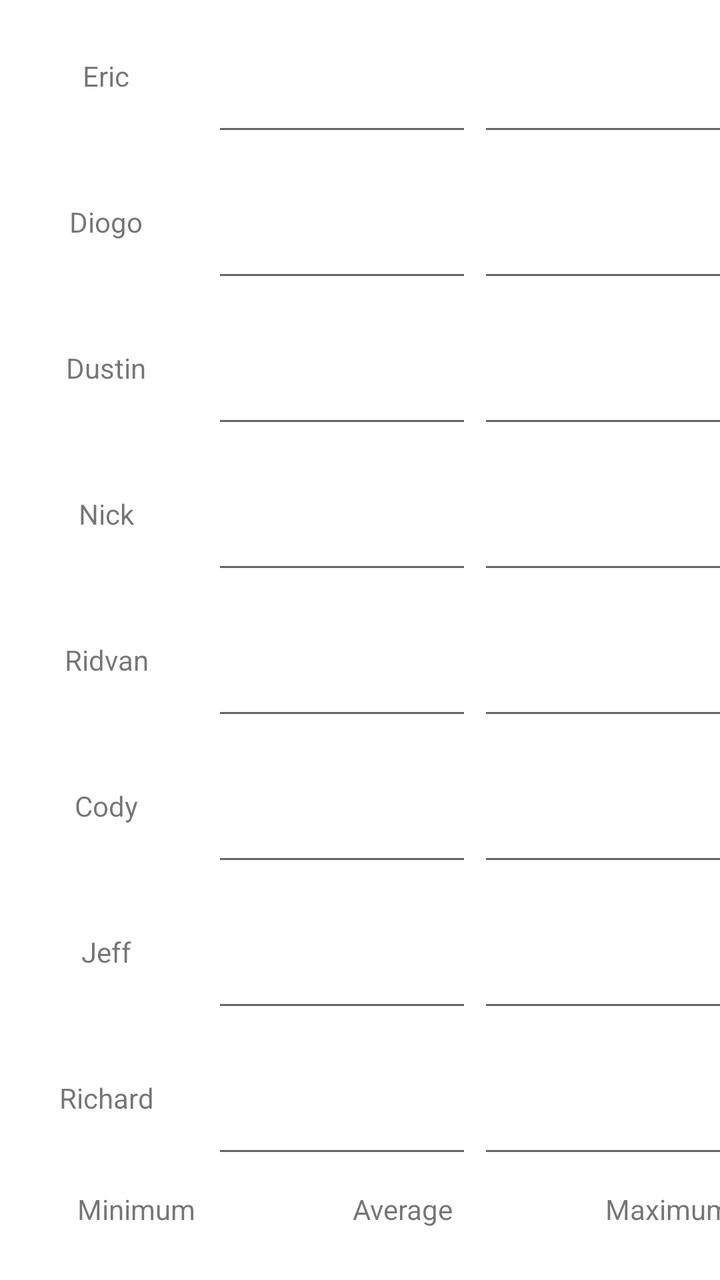
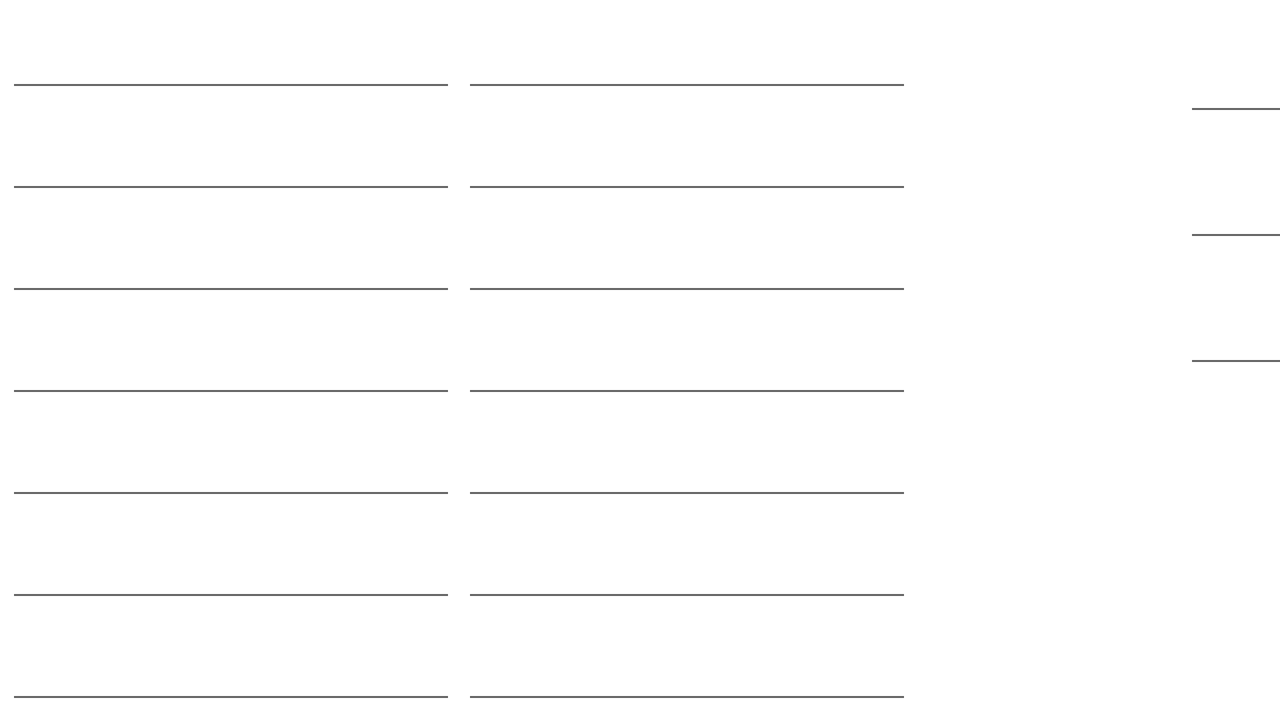

The same Android screen from two of the app's own layout files: first res/layout/ as a phone draws it, then the repository's variant for another configuration, drawn on a device whose configuration selects that folder. Both files follow.
<!-- AndroidManifest.xml: fallback theme Theme.MaterialComponents.DayNight.NoActionBar -->
<!-- res/layout/normal.xml -->
<?xml version="1.0" encoding="utf-8"?>
<androidx.constraintlayout.widget.ConstraintLayout xmlns:android="http://schemas.android.com/apk/res/android"
    xmlns:app="http://schemas.android.com/apk/res-auto"
    xmlns:tools="http://schemas.android.com/tools"
    android:id="@+id/linearLayout"
    android:layout_width="match_parent"
    android:layout_height="match_parent">

    <TextView
        android:id="@+id/player1Text"
        android:layout_width="100dp"
        android:layout_height="70dp"
        android:layout_margin="3dp"
        android:singleLine="true"
        android:textAlignment="center"
        android:gravity="center"
        android:text="Eric"
        app:layout_constraintStart_toStartOf="parent"
        app:layout_constraintTop_toTopOf="parent" />

    <EditText
        android:id="@+id/player1Min"
        android:layout_width="130dp"
        android:layout_height="70dp"
        android:layout_margin="3dp"
        android:autofillHints=""
        android:baselineAligned="false"
        android:inputType="number"
        android:singleLine="true"
        android:textAlignment="center"
        android:gravity="center"
        app:layout_constraintStart_toEndOf="@+id/player1Text"
        app:layout_constraintTop_toTopOf="parent"
        tools:ignore="LabelFor,SpeakableTextPresentCheck" />

    <EditText
        android:id="@+id/player1Max"
        android:layout_width="130dp"
        android:layout_height="70dp"
        android:layout_margin="3dp"
        android:autofillHints=""
        android:baselineAligned="false"
        android:inputType="number"
        android:singleLine="true"
        android:textAlignment="center"
        android:gravity="center"
        app:layout_constraintStart_toEndOf="@+id/player1Min"
        app:layout_constraintTop_toTopOf="parent"
        tools:ignore="LabelFor,SpeakableTextPresentCheck" />

    <TextView
        android:id="@+id/player2Text"
        android:layout_width="100dp"
        android:layout_height="70dp"
        android:layout_margin="3dp"
        android:singleLine="true"
        android:textAlignment="center"
        android:gravity="center"
        android:text="Diogo"
        app:layout_constraintStart_toStartOf="parent"
        app:layout_constraintTop_toBottomOf="@+id/player1Text" />

    <EditText
        android:id="@+id/player2Min"
        android:layout_width="130dp"
        android:layout_height="70dp"
        android:layout_margin="3dp"
        android:autofillHints=""
        android:baselineAligned="false"
        android:inputType="number"
        android:singleLine="true"
        android:textAlignment="center"
        android:gravity="center"
        app:layout_constraintStart_toEndOf="@+id/player2Text"
        app:layout_constraintTop_toBottomOf="@+id/player1Min"
        tools:ignore="LabelFor,SpeakableTextPresentCheck" />

    <EditText
        android:id="@+id/player2Max"
        android:layout_width="130dp"
        android:layout_height="70dp"
        android:layout_margin="3dp"
        android:autofillHints=""
        android:baselineAligned="false"
        android:inputType="number"
        android:singleLine="true"
        android:textAlignment="center"
        android:gravity="center"
        app:layout_constraintStart_toEndOf="@+id/player2Min"
        app:layout_constraintTop_toBottomOf="@+id/player1Max"
        tools:ignore="LabelFor,SpeakableTextPresentCheck" />

    <TextView
        android:id="@+id/player3Text"
        android:layout_width="100dp"
        android:layout_height="70dp"
        android:layout_margin="3dp"
        android:singleLine="true"
        android:textAlignment="center"
        android:gravity="center"
        android:text="Dustin"
        app:layout_constraintStart_toStartOf="parent"
        app:layout_constraintTop_toBottomOf="@+id/player2Text" />

    <EditText
        android:id="@+id/player3Min"
        android:layout_width="130dp"
        android:layout_height="70dp"
        android:layout_margin="3dp"
        android:autofillHints=""
        android:baselineAligned="false"
        android:inputType="number"
        android:singleLine="true"
        android:textAlignment="center"
        android:gravity="center"
        app:layout_constraintStart_toEndOf="@+id/player3Text"
        app:layout_constraintTop_toBottomOf="@+id/player2Min"
        tools:ignore="LabelFor,SpeakableTextPresentCheck" />

    <EditText
        android:id="@+id/player3Max"
        android:layout_width="130dp"
        android:layout_height="70dp"
        android:layout_margin="3dp"
        android:autofillHints=""
        android:baselineAligned="false"
        android:inputType="number"
        android:singleLine="true"
        android:textAlignment="center"
        android:gravity="center"
        app:layout_constraintStart_toEndOf="@+id/player3Min"
        app:layout_constraintTop_toBottomOf="@+id/player2Max"
        tools:ignore="LabelFor,SpeakableTextPresentCheck" />

    <TextView
        android:id="@+id/player4Text"
        android:layout_width="100dp"
        android:layout_height="70dp"
        android:layout_margin="3dp"
        android:singleLine="true"
        android:textAlignment="center"
        android:gravity="center"
        android:text="Nick"
        app:layout_constraintStart_toStartOf="parent"
        app:layout_constraintTop_toBottomOf="@+id/player3Text" />

    <EditText
        android:id="@+id/player4Min"
        android:layout_width="130dp"
        android:layout_height="70dp"
        android:layout_margin="3dp"
        android:autofillHints=""
        android:baselineAligned="false"
        android:inputType="number"
        android:singleLine="true"
        android:textAlignment="center"
        android:gravity="center"
        app:layout_constraintStart_toEndOf="@+id/player4Text"
        app:layout_constraintTop_toBottomOf="@+id/player3Min"
        tools:ignore="LabelFor,SpeakableTextPresentCheck" />

    <EditText
        android:id="@+id/player4Max"
        android:layout_width="130dp"
        android:layout_height="70dp"
        android:layout_margin="3dp"
        android:autofillHints=""
        android:baselineAligned="false"
        android:inputType="number"
        android:singleLine="true"
        android:textAlignment="center"
        android:gravity="center"
        app:layout_constraintStart_toEndOf="@+id/player4Min"
        app:layout_constraintTop_toBottomOf="@+id/player3Max"
        tools:ignore="LabelFor,SpeakableTextPresentCheck" />

    <TextView
        android:id="@+id/player5Text"
        android:layout_width="100dp"
        android:layout_height="70dp"
        android:layout_margin="3dp"
        android:singleLine="true"
        android:textAlignment="center"
        android:gravity="center"
        android:text="Ridvan"
        app:layout_constraintStart_toStartOf="parent"
        app:layout_constraintTop_toBottomOf="@+id/player4Text" />

    <EditText
        android:id="@+id/player5Min"
        android:layout_width="130dp"
        android:layout_height="70dp"
        android:layout_margin="3dp"
        android:autofillHints=""
        android:baselineAligned="false"
        android:inputType="number"
        android:singleLine="true"
        android:textAlignment="center"
        android:gravity="center"
        app:layout_constraintStart_toEndOf="@+id/player5Text"
        app:layout_constraintTop_toBottomOf="@+id/player4Min"
        tools:ignore="LabelFor,SpeakableTextPresentCheck" />

    <EditText
        android:id="@+id/player5Max"
        android:layout_width="130dp"
        android:layout_height="70dp"
        android:layout_margin="3dp"
        android:autofillHints=""
        android:baselineAligned="false"
        android:inputType="number"
        android:singleLine="true"
        android:textAlignment="center"
        android:gravity="center"
        app:layout_constraintStart_toEndOf="@+id/player5Min"
        app:layout_constraintTop_toBottomOf="@+id/player4Max"
        tools:ignore="LabelFor,SpeakableTextPresentCheck" />

    <TextView
        android:id="@+id/player6Text"
        android:layout_width="100dp"
        android:layout_height="70dp"
        android:layout_margin="3dp"
        android:singleLine="true"
        android:textAlignment="center"
        android:gravity="center"
        android:text="Cody"
        app:layout_constraintStart_toStartOf="parent"
        app:layout_constraintTop_toBottomOf="@+id/player5Text" />

    <EditText
        android:id="@+id/player6Min"
        android:layout_width="130dp"
        android:layout_height="70dp"
        android:layout_margin="3dp"
        android:autofillHints=""
        android:baselineAligned="false"
        android:inputType="number"
        android:singleLine="true"
        android:textAlignment="center"
        android:gravity="center"
        app:layout_constraintStart_toEndOf="@+id/player6Text"
        app:layout_constraintTop_toBottomOf="@+id/player5Min"
        tools:ignore="LabelFor,SpeakableTextPresentCheck" />

    <EditText
        android:id="@+id/player6Max"
        android:layout_width="130dp"
        android:layout_height="70dp"
        android:layout_margin="3dp"
        android:autofillHints=""
        android:baselineAligned="false"
        android:inputType="number"
        android:singleLine="true"
        android:textAlignment="center"
        android:gravity="center"
        app:layout_constraintStart_toEndOf="@+id/player6Min"
        app:layout_constraintTop_toBottomOf="@+id/player5Max"
        tools:ignore="LabelFor,SpeakableTextPresentCheck" />

    <TextView
        android:id="@+id/player7Text"
        android:layout_width="100dp"
        android:layout_height="70dp"
        android:layout_margin="3dp"
        android:singleLine="true"
        android:textAlignment="center"
        android:gravity="center"
        android:text="Jeff"
        app:layout_constraintStart_toStartOf="parent"
        app:layout_constraintTop_toBottomOf="@+id/player6Text" />

    <EditText
        android:id="@+id/player7Min"
        android:layout_width="130dp"
        android:layout_height="70dp"
        android:layout_margin="3dp"
        android:autofillHints=""
        android:baselineAligned="false"
        android:inputType="number"
        android:singleLine="true"
        android:textAlignment="center"
        android:gravity="center"
        app:layout_constraintStart_toEndOf="@+id/player7Text"
        app:layout_constraintTop_toBottomOf="@+id/player6Min"
        tools:ignore="LabelFor,SpeakableTextPresentCheck" />

    <EditText
        android:id="@+id/player7Max"
        android:layout_width="130dp"
        android:layout_height="70dp"
        android:layout_margin="3dp"
        android:autofillHints=""
        android:baselineAligned="false"
        android:inputType="number"
        android:singleLine="true"
        android:textAlignment="center"
        android:gravity="center"
        app:layout_constraintStart_toEndOf="@+id/player7Min"
        app:layout_constraintTop_toBottomOf="@+id/player6Max"
        tools:ignore="LabelFor,SpeakableTextPresentCheck" />

    <TextView
        android:id="@+id/player8Text"
        android:layout_width="100dp"
        android:layout_height="70dp"
        android:layout_margin="3dp"
        android:singleLine="true"
        android:textAlignment="center"
        android:gravity="center"
        android:text="Richard"
        app:layout_constraintStart_toStartOf="parent"
        app:layout_constraintTop_toBottomOf="@+id/player7Text" />

    <EditText
        android:id="@+id/player8Min"
        android:layout_width="130dp"
        android:layout_height="70dp"
        android:layout_margin="3dp"
        android:autofillHints=""
        android:baselineAligned="false"
        android:inputType="number"
        android:singleLine="true"
        android:textAlignment="center"
        android:gravity="center"
        app:layout_constraintStart_toEndOf="@+id/player8Text"
        app:layout_constraintTop_toBottomOf="@+id/player7Min"
        tools:ignore="LabelFor,SpeakableTextPresentCheck" />

    <EditText
        android:id="@+id/player8Max"
        android:layout_width="130dp"
        android:layout_height="70dp"
        android:layout_margin="3dp"
        android:autofillHints=""
        android:baselineAligned="false"
        android:inputType="number"
        android:singleLine="true"
        android:textAlignment="center"
        android:gravity="center"
        app:layout_constraintStart_toEndOf="@+id/player8Min"
        app:layout_constraintTop_toBottomOf="@+id/player7Max"
        tools:ignore="LabelFor,SpeakableTextPresentCheck" />

    <TextView
        android:id="@+id/totalMinText"
        android:layout_width="130dp"
        android:layout_height="35dp"
        android:layout_margin="3dp"
        android:singleLine="true"
        android:textAlignment="center"
        android:gravity="center"
        android:text="Minimum"
        app:layout_constraintStart_toStartOf="parent"
        app:layout_constraintTop_toBottomOf="@+id/player8Min" />

    <EditText
        android:id="@+id/totalMin"
        android:layout_width="130dp"
        android:layout_height="50dp"
        android:layout_margin="3dp"
        android:autofillHints=""
        android:singleLine="true"
        android:inputType="none"
        android:textAlignment="center"
        android:gravity="center"
        app:layout_constraintStart_toStartOf="parent"
        app:layout_constraintTop_toBottomOf="@+id/totalMinText"
        tools:ignore="LabelFor,SpeakableTextPresentCheck" />

    <TextView
        android:id="@+id/totalAvgText"
        android:layout_width="130dp"
        android:layout_height="35dp"
        android:layout_margin="3dp"
        android:singleLine="true"
        android:textAlignment="center"
        android:gravity="center"
        android:text="Average"
        app:layout_constraintStart_toEndOf="@+id/totalMinText"
        app:layout_constraintTop_toBottomOf="@+id/player8Min" />

    <EditText
        android:id="@+id/totalAvg"
        android:layout_width="130dp"
        android:layout_height="50dp"
        android:layout_margin="3dp"
        android:autofillHints=""
        android:singleLine="true"
        android:inputType="none"
        android:textAlignment="center"
        android:gravity="center"
        app:layout_constraintStart_toEndOf="@+id/totalMin"
        app:layout_constraintTop_toBottomOf="@+id/totalAvgText"
        tools:ignore="LabelFor,SpeakableTextPresentCheck" />

    <TextView
        android:id="@+id/totalMaxText"
        android:layout_width="130dp"
        android:layout_height="35dp"
        android:layout_margin="3dp"
        android:singleLine="true"
        android:textAlignment="center"
        android:gravity="center"
        android:text="Maximum"
        app:layout_constraintStart_toEndOf="@+id/totalAvgText"
        app:layout_constraintTop_toBottomOf="@+id/player8Max" />

    <EditText
        android:id="@+id/totalMax"
        android:layout_width="130dp"
        android:layout_height="50dp"
        android:layout_margin="3dp"
        android:autofillHints=""
        android:singleLine="true"
        android:inputType="none"
        android:textAlignment="center"
        android:gravity="center"
        app:layout_constraintStart_toEndOf="@+id/totalAvg"
        app:layout_constraintTop_toBottomOf="@+id/totalMaxText"
        tools:ignore="LabelFor,SpeakableTextPresentCheck" />

</androidx.constraintlayout.widget.ConstraintLayout>
<!-- resources referenced by this layout -->
<resources>

</resources>
<!-- res/layout-land/normal.xml (the repository's variant of the layout above) -->
<!-- drawn on the phone turned sideways -->
<?xml version="1.0" encoding="utf-8"?>
<androidx.constraintlayout.widget.ConstraintLayout xmlns:android="http://schemas.android.com/apk/res/android"
    xmlns:app="http://schemas.android.com/apk/res-auto"
    xmlns:tools="http://schemas.android.com/tools"
    android:id="@+id/linearLayout"
    android:layout_width="match_parent"
    android:layout_height="match_parent">

    <EditText
        android:id="@+id/player1Min"
        android:layout_width="225dp"
        android:layout_height="48dp"
        android:layout_margin="3dp"
        android:autofillHints=""
        android:baselineAligned="false"
        android:inputType="number"
        android:singleLine="true"
        android:textAlignment="center"
        app:layout_constraintStart_toStartOf="parent"
        app:layout_constraintTop_toTopOf="parent"
        tools:ignore="LabelFor,SpeakableTextPresentCheck" />

    <EditText
        android:id="@+id/player1Max"
        android:layout_width="225dp"
        android:layout_height="48dp"
        android:layout_margin="3dp"
        android:autofillHints=""
        android:baselineAligned="false"
        android:inputType="number"
        android:singleLine="true"
        android:textAlignment="center"
        app:layout_constraintStart_toEndOf="@+id/player1Min"
        app:layout_constraintTop_toTopOf="parent"
        tools:ignore="LabelFor,SpeakableTextPresentCheck" />

    <EditText
        android:id="@+id/player2Min"
        android:layout_width="225dp"
        android:layout_height="48dp"
        android:layout_margin="3dp"
        android:autofillHints=""
        android:baselineAligned="false"
        android:inputType="number"
        android:singleLine="true"
        android:textAlignment="center"
        app:layout_constraintStart_toStartOf="parent"
        app:layout_constraintTop_toBottomOf="@+id/player1Min"
        tools:ignore="LabelFor,SpeakableTextPresentCheck" />

    <EditText
        android:id="@+id/player2Max"
        android:layout_width="225dp"
        android:layout_height="48dp"
        android:layout_margin="3dp"
        android:autofillHints=""
        android:baselineAligned="false"
        android:inputType="number"
        android:singleLine="true"
        android:textAlignment="center"
        app:layout_constraintStart_toEndOf="@+id/player2Min"
        app:layout_constraintTop_toBottomOf="@+id/player1Max"
        tools:ignore="LabelFor,SpeakableTextPresentCheck" />

    <EditText
        android:id="@+id/player3Min"
        android:layout_width="225dp"
        android:layout_height="48dp"
        android:layout_margin="3dp"
        android:autofillHints=""
        android:baselineAligned="false"
        android:inputType="number"
        android:singleLine="true"
        android:textAlignment="center"
        app:layout_constraintStart_toStartOf="parent"
        app:layout_constraintTop_toBottomOf="@+id/player2Min"
        tools:ignore="LabelFor,SpeakableTextPresentCheck" />

    <EditText
        android:id="@+id/player3Max"
        android:layout_width="225dp"
        android:layout_height="48dp"
        android:layout_margin="3dp"
        android:autofillHints=""
        android:baselineAligned="false"
        android:inputType="number"
        android:singleLine="true"
        android:textAlignment="center"
        app:layout_constraintStart_toEndOf="@+id/player3Min"
        app:layout_constraintTop_toBottomOf="@+id/player2Max"
        tools:ignore="LabelFor,SpeakableTextPresentCheck" />

    <EditText
        android:id="@+id/player4Min"
        android:layout_width="225dp"
        android:layout_height="48dp"
        android:layout_margin="3dp"
        android:autofillHints=""
        android:baselineAligned="false"
        android:inputType="number"
        android:singleLine="true"
        android:textAlignment="center"
        app:layout_constraintStart_toStartOf="parent"
        app:layout_constraintTop_toBottomOf="@+id/player3Min"
        tools:ignore="LabelFor,SpeakableTextPresentCheck" />

    <EditText
        android:id="@+id/player4Max"
        android:layout_width="225dp"
        android:layout_height="48dp"
        android:layout_margin="3dp"
        android:autofillHints=""
        android:baselineAligned="false"
        android:inputType="number"
        android:singleLine="true"
        android:textAlignment="center"
        app:layout_constraintStart_toEndOf="@+id/player4Min"
        app:layout_constraintTop_toBottomOf="@+id/player3Max"
        tools:ignore="LabelFor,SpeakableTextPresentCheck" />

    <EditText
        android:id="@+id/player5Min"
        android:layout_width="225dp"
        android:layout_height="48dp"
        android:layout_margin="3dp"
        android:autofillHints=""
        android:baselineAligned="false"
        android:inputType="number"
        android:singleLine="true"
        android:textAlignment="center"
        app:layout_constraintStart_toStartOf="parent"
        app:layout_constraintTop_toBottomOf="@+id/player4Min"
        tools:ignore="LabelFor,SpeakableTextPresentCheck" />

    <EditText
        android:id="@+id/player5Max"
        android:layout_width="225dp"
        android:layout_height="48dp"
        android:layout_margin="3dp"
        android:autofillHints=""
        android:baselineAligned="false"
        android:inputType="number"
        android:singleLine="true"
        android:textAlignment="center"
        app:layout_constraintStart_toEndOf="@+id/player5Min"
        app:layout_constraintTop_toBottomOf="@+id/player4Max"
        tools:ignore="LabelFor,SpeakableTextPresentCheck" />

    <EditText
        android:id="@+id/player6Min"
        android:layout_width="225dp"
        android:layout_height="48dp"
        android:layout_margin="3dp"
        android:autofillHints=""
        android:baselineAligned="false"
        android:inputType="number"
        android:singleLine="true"
        android:textAlignment="center"
        app:layout_constraintStart_toStartOf="parent"
        app:layout_constraintTop_toBottomOf="@+id/player5Min"
        tools:ignore="LabelFor,SpeakableTextPresentCheck" />

    <EditText
        android:id="@+id/player6Max"
        android:layout_width="225dp"
        android:layout_height="48dp"
        android:layout_margin="3dp"
        android:autofillHints=""
        android:baselineAligned="false"
        android:inputType="number"
        android:singleLine="true"
        android:textAlignment="center"
        app:layout_constraintStart_toEndOf="@+id/player6Min"
        app:layout_constraintTop_toBottomOf="@+id/player5Max"
        tools:ignore="LabelFor,SpeakableTextPresentCheck" />

    <EditText
        android:id="@+id/player7Min"
        android:layout_width="225dp"
        android:layout_height="48dp"
        android:layout_margin="3dp"
        android:autofillHints=""
        android:baselineAligned="false"
        android:inputType="number"
        android:singleLine="true"
        android:textAlignment="center"
        app:layout_constraintStart_toStartOf="parent"
        app:layout_constraintTop_toBottomOf="@+id/player6Min"
        tools:ignore="LabelFor,SpeakableTextPresentCheck" />

    <EditText
        android:id="@+id/player7Max"
        android:layout_width="225dp"
        android:layout_height="48dp"
        android:layout_margin="3dp"
        android:autofillHints=""
        android:baselineAligned="false"
        android:inputType="number"
        android:singleLine="true"
        android:textAlignment="center"
        app:layout_constraintStart_toEndOf="@+id/player7Min"
        app:layout_constraintTop_toBottomOf="@+id/player6Max"
        tools:ignore="LabelFor,SpeakableTextPresentCheck" />

    <EditText
        android:id="@+id/player8Min"
        android:layout_width="225dp"
        android:layout_height="48dp"
        android:layout_margin="3dp"
        android:autofillHints=""
        android:baselineAligned="false"
        android:inputType="number"
        android:singleLine="true"
        android:textAlignment="center"
        app:layout_constraintStart_toStartOf="parent"
        app:layout_constraintTop_toBottomOf="@+id/player7Min"
        tools:ignore="LabelFor,SpeakableTextPresentCheck" />

    <EditText
        android:id="@+id/player8Max"
        android:layout_width="225dp"
        android:layout_height="48dp"
        android:layout_margin="3dp"
        android:autofillHints=""
        android:baselineAligned="false"
        android:inputType="number"
        android:singleLine="true"
        android:textAlignment="center"
        app:layout_constraintStart_toEndOf="@+id/player8Min"
        app:layout_constraintTop_toBottomOf="@+id/player7Max"
        tools:ignore="LabelFor,SpeakableTextPresentCheck" />

    <TextView
        android:id="@+id/totalMinText"
        android:layout_width="130dp"
        android:layout_height="60dp"
        android:layout_margin="3dp"
        android:singleLine="true"
        android:textAlignment="center"
        app:layout_constraintStart_toEndOf="@+id/player1Max"
        app:layout_constraintTop_toTopOf="parent" />

    <EditText
        android:id="@+id/totalMin"
        android:layout_width="130dp"
        android:layout_height="60dp"
        android:layout_margin="3dp"
        android:autofillHints=""
        android:singleLine="true"
        android:inputType="none"
        android:textAlignment="center"
        app:layout_constraintStart_toEndOf="@+id/totalMinText"
        app:layout_constraintTop_toTopOf="parent"
        tools:ignore="LabelFor,SpeakableTextPresentCheck" />

    <TextView
        android:id="@+id/totalAvgText"
        android:layout_width="130dp"
        android:layout_height="60dp"
        android:layout_margin="3dp"
        android:singleLine="true"
        android:textAlignment="center"
        app:layout_constraintStart_toEndOf="@+id/player2Max"
        app:layout_constraintTop_toBottomOf="@+id/totalMinText" />

    <EditText
        android:id="@+id/totalAvg"
        android:layout_width="130dp"
        android:layout_height="60dp"
        android:layout_margin="3dp"
        android:autofillHints=""
        android:singleLine="true"
        android:inputType="none"
        android:textAlignment="center"
        app:layout_constraintStart_toEndOf="@+id/totalAvgText"
        app:layout_constraintTop_toBottomOf="@+id/totalMin"
        tools:ignore="LabelFor,SpeakableTextPresentCheck" />

    <TextView
        android:id="@+id/totalMaxText"
        android:layout_width="130dp"
        android:layout_height="60dp"
        android:layout_margin="3dp"
        android:singleLine="true"
        android:textAlignment="center"
        app:layout_constraintStart_toEndOf="@+id/player3Max"
        app:layout_constraintTop_toBottomOf="@+id/totalAvgText" />

    <EditText
        android:id="@+id/totalMax"
        android:layout_width="130dp"
        android:layout_height="60dp"
        android:layout_margin="3dp"
        android:autofillHints=""
        android:singleLine="true"
        android:inputType="none"
        android:textAlignment="center"
        app:layout_constraintStart_toEndOf="@+id/totalMaxText"
        app:layout_constraintTop_toBottomOf="@+id/totalAvg"
        tools:ignore="LabelFor,SpeakableTextPresentCheck" />

</androidx.constraintlayout.widget.ConstraintLayout>
